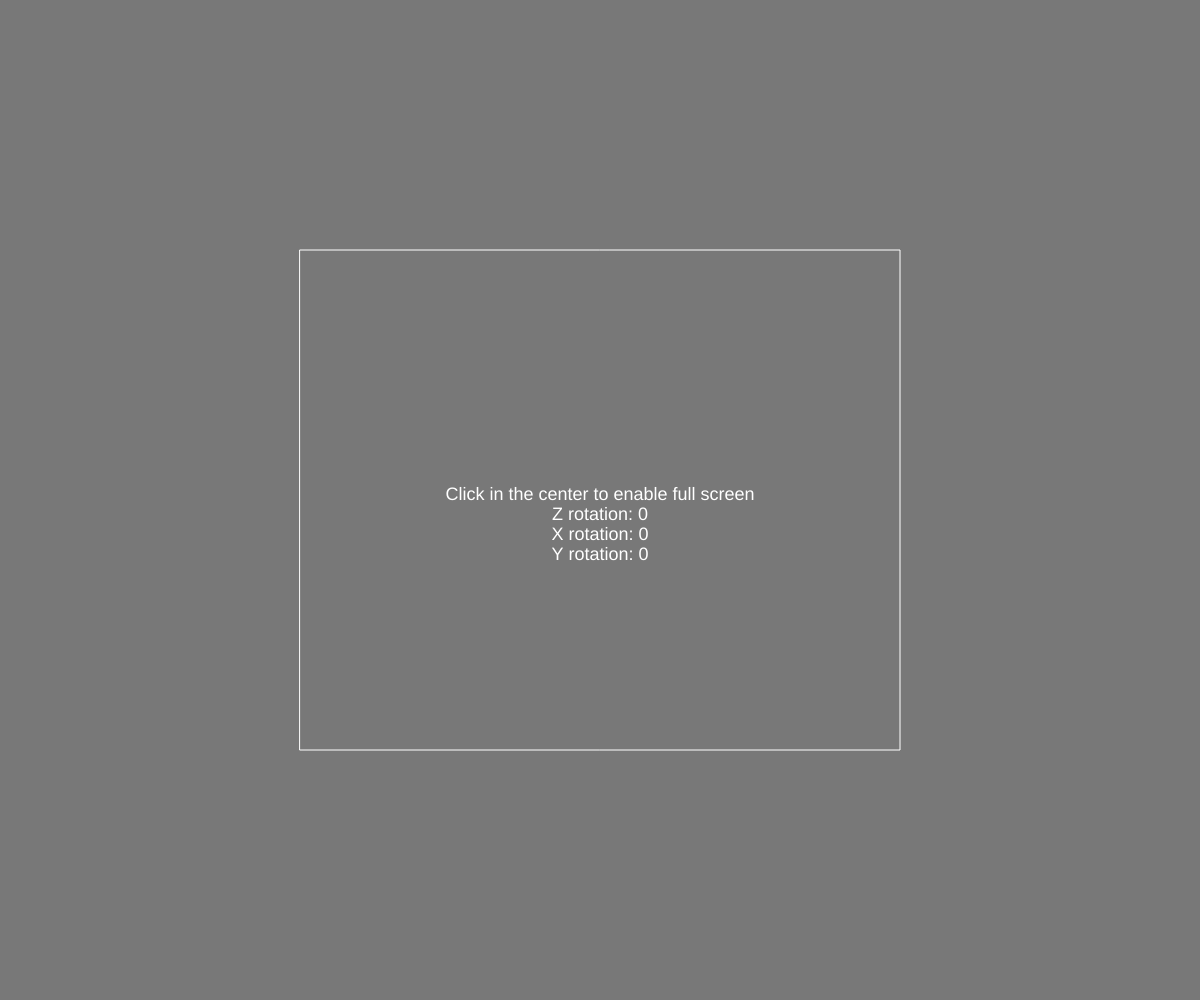
Frame 1 (no input)
Frame 60 (no input): identical to frame 1, image omitted
Frame 120 (the mouse pressed at the canvas centre since frame 60): identical to frame 1, image omitted

The p5.js sketch that drew this single still picture (run headless with seeded random() and noise() and a simulated clock; from frame 60 on, the mouse is pressed at the canvas centre):

// p5.js sketch
// ── sketch.js
function setup() {
	createCanvas(windowWidth, windowHeight);
	textSize(18);
  textAlign(CENTER);
	rectMode(CENTER);

}

function draw() {
  translate(width/2,height/2);
	background(120);
	fill(255);
	noStroke();
	text('Click in the center to enable full screen', 0, 0);

  text('Z rotation: '+ rotationZ, 0, 20);
  text('X rotation: '+ rotationX, 0, 40);
  text('Y rotation: '+ rotationY, 0, 60);
	stroke(255);
	noFill();
	rect(0, 0, width / 2, height / 2);
}

function windowResized() {
	resizeCanvas(windowWidth, windowHeight);
}

function mousePressed() {
	if(mouseX > width / 4 && mouseX < width / 4 * 3 && mouseY > height / 4 && mouseY < height / 4 * 3) {
		var fs = fullscreen();
		fullscreen(!fs);
	}
}
